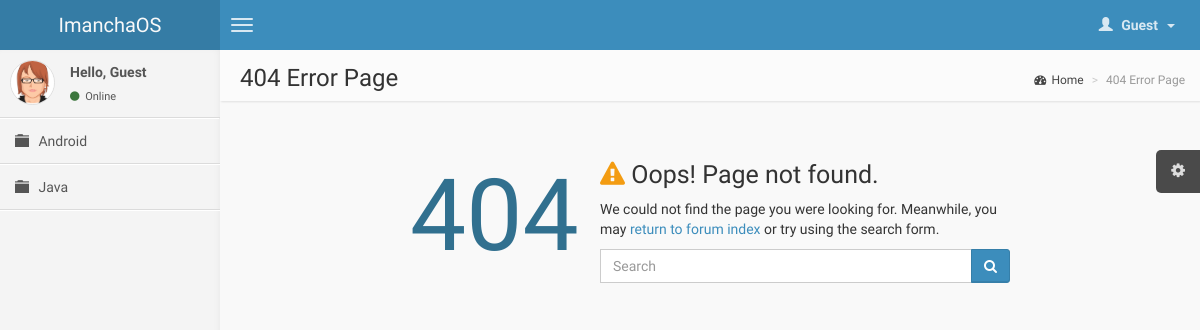
The page /error.php on the database as committed earlier.
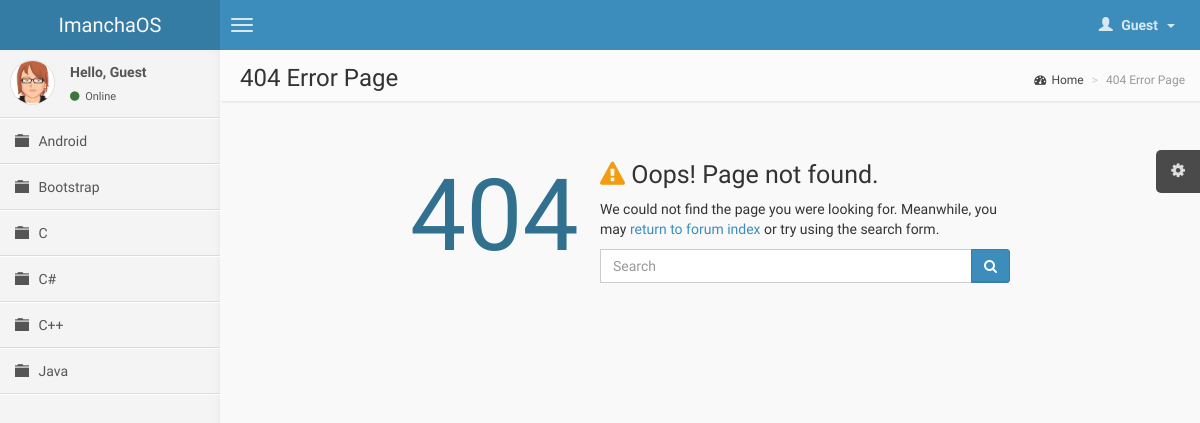
The same page on the database as committed later.
### tables this page shows
CREATE TABLE IF NOT EXISTS `category` (
  `id_category` int(11) NOT NULL AUTO_INCREMENT,
  `name_category` varchar(30) NOT NULL,
  `description` varchar(50) NOT NULL,
  PRIMARY KEY (`id_category`)
);

### function.inc (the view, shortened to what this page needs)
<?php session_start();
	function guestmenu(){
		echo '<li class="dropdown user user-menu">
            <a href="#" class="dropdown-toggle" data-toggle="dropdown">
              <i class="glyphicon glyphicon-user"></i>
              <span>Guest &nbsp;<i class="caret"></i></span>
            </a>
            <ul class="dropdown-menu">
              <li class="user-header bg-red">
                <img src="img/avatar3.png" class="img-circle" alt="User Image" />
                <p>Anonymous</p>
              </li>
              <li class="user-footer">
                <div class="pull-left"><a href="login.php" class="btn btn-default btn-flat">Sign In</a></div>
                <div class="pull-right"><a href="register.php" class="btn btn-default btn-flat">Sign Up</a></div>
              </li>
            </ul>
          </li>';
	}
	function topmenu(){
		if(isset($_SESSION['id'])){
			usermenu();
		}else{
			guestmenu();
		}
	}
	function navigation(){
		echo '<a href="index.php" class="logo">ImanchaOS</a>
          <nav class="navbar navbar-static-top" role="navigation">
            <a href="#" class="navbar-btn sidebar-toggle" data-toggle="offcanvas" role="button" title="Toggle Navigation">
              <span class="sr-only">Toggle navigation</span>
              <span class="icon-bar"></span>
              <span class="icon-bar"></span>
              <span class="icon-bar"></span>
            </a>
            <div class="navbar-right">
              <ul class="nav navbar-nav">';
                topmenu();
    echo '		</ul>
            </div>
          </nav>';
	}
	function sidebar(){
		if(isset($_SESSION['id'])){
			$message = "<p>Hello, ".$_SESSION['username']."</p>";
			$dashboard = "<li><a href='dashboard.php'><i class='fa fa-dashboard'></i><span>Dashboard</span></a></li>";
		}else{
			$message = "<p>Hello, Guest</p>";
			$dashboard = "";
		}
		echo '<section class="sidebar">
            <div class="user-panel">
                <div class="pull-left image">
                    <img src="img/avatar3.png" class="img-circle" alt="User Image" />
                </div>
                <div class="pull-left info">
									'.$message.'
									<a href="#"><i class="fa fa-circle text-success"></i> Online</a>
                </div>
            	</div>
            <ul class="sidebar-menu">'.$dashboard.'';
							$sql = "SELECT * FROM category ORDER BY name_category ASC";
							$res = mysql_query($sql) or die(mysql_error());
							if(mysql_num_rows($res) > 0){
								while($row = mysql_fetch_assoc($res)){
									$id = $row['id_category'];
									$name = $row['name_category'];
									if(isset($_GET['cid']) && ($_GET['cid'] == $id)){
										$active = "active";
										$icon = "glyphicon-folder-open";
									}else{
										$active = "";
										$icon = "glyphicon-folder-close";
									}
									echo '<li class='.$active.'>
													<a href="category.php?cid='.$id.'&title='.$name.'">
														<i class="glyphicon '.$icon.'"></i>
														<span>'.$name.'</span>
													</a>
												</li>';
								}
							}
    echo '	</ul>
      		</section>';
	}
?>

Rows that differ between the two databases and show on the page:
added category: name_category "Bootstrap"
added category: name_category "C"
added category: name_category "C#"
added category: name_category "C++"
